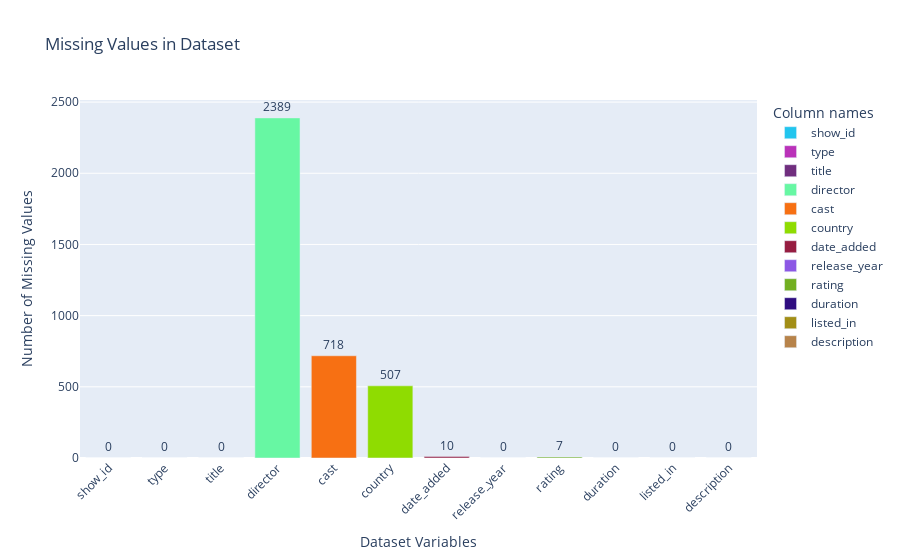

Write notebook code for a chart like this one.
### Code cell
# Calculate missing values for each column
missing_values = df.isnull().sum()

# Create a DataFrame for visualization
missing_df = pd.DataFrame({'Column names': missing_values.index, 'Missing Values': missing_values.values})

# Create a list of random colors
num_colors = len(missing_df)
colors = ["#" + ''.join([random.choice('0123456789ABCDEF') for j in range(6)]) for i in range(num_colors)]

# Create a bar chart using Plotly Express with random colors and count numbers
fig = px.bar(missing_df, x='Column names', y='Missing Values', title='Missing Values in Dataset',
             color='Column names', color_discrete_sequence=colors, text='Missing Values')  # Added text for count numbers

# Customize the layout (optional)
fig.update_layout(xaxis_tickangle=-45, xaxis_title='Dataset Variables', yaxis_title='Number of Missing Values')
fig.update_traces(textposition='outside')  # Position count numbers outside the bars

# Show the plot
fig.show()

### Figure 1 — Plotly figure (JSON) as saved in the notebook; plotly's stock layout.template omitted (floating-point values rounded to 4 significant figures)
{"data": [{"hovertemplate": "Column names=%{x}<br>Missing Values=%{text}<extra></extra>", "legendgroup": "show_id", "marker": {"color": "#22C5EE", "pattern": {"shape": ""}}, "name": "show_id", "orientation": "v", "showlegend": true, "text": [0.0], "textposition": "outside", "type": "bar", "x": ["show_id"], "xaxis": "x", "y": [0], "yaxis": "y"}, {"hovertemplate": "Column names=%{x}<br>Missing Values=%{text}<extra></extra>", "legendgroup": "type", "marker": {"color": "#BA32B9", "pattern": {"shape": ""}}, "name": "type", "orientation": "v", "showlegend": true, "text": [0.0], "textposition": "outside", "type": "bar", "x": ["type"], "xaxis": "x", "y": [0], "yaxis": "y"}, {"hovertemplate": "Column names=%{x}<br>Missing Values=%{text}<extra></extra>", "legendgroup": "title", "marker": {"color": "#702E7E", "pattern": {"shape": ""}}, "name": "title", "orientation": "v", "showlegend": true, "text": [0.0], "textposition": "outside", "type": "bar", "x": ["title"], "xaxis": "x", "y": [0], "yaxis": "y"}, {"hovertemplate": "Column names=%{x}<br>Missing Values=%{text}<extra></extra>", "legendgroup": "director", "marker": {"color": "#67F7A3", "pattern": {"shape": ""}}, "name": "director", "orientation": "v", "showlegend": true, "text": [2389.0], "textposition": "outside", "type": "bar", "x": ["director"], "xaxis": "x", "y": [2389], "yaxis": "y"}, {"hovertemplate": "Column names=%{x}<br>Missing Values=%{text}<extra></extra>", "legendgroup": "cast", "marker": {"color": "#F77013", "pattern": {"shape": ""}}, "name": "cast", "orientation": "v", "showlegend": true, "text": [718.0], "textposition": "outside", "type": "bar", "x": ["cast"], "xaxis": "x", "y": [718], "yaxis": "y"}, {"hovertemplate": "Column names=%{x}<br>Missing Values=%{text}<extra></extra>", "legendgroup": "country", "marker": {"color": "#8FDC01", "pattern": {"shape": ""}}, "name": "country", "orientation": "v", "showlegend": true, "text": [507.0], "textposition": "outside", "type": "bar", "x": ["country"], "xaxis": "x", "y": [507], "yaxis": "y"}, {"hovertemplate": "Column names=%{x}<br>Missing Values=%{text}<extra></extra>", "legendgroup": "date_added", "marker": {"color": "#961D41", "pattern": {"shape": ""}}, "name": "date_added", "orientation": "v", "showlegend": true, "text": [10.0], "textposition": "outside", "type": "bar", "x": ["date_added"], "xaxis": "x", "y": [10], "yaxis": "y"}, {"hovertemplate": "Column names=%{x}<br>Missing Values=%{text}<extra></extra>", "legendgroup": "release_year", "marker": {"color": "#8C58E5", "pattern": {"shape": ""}}, "name": "release_year", "orientation": "v", "showlegend": true, "text": [0.0], "textposition": "outside", "type": "bar", "x": ["release_year"], "xaxis": "x", "y": [0], "yaxis": "y"}, {"hovertemplate": "Column names=%{x}<br>Missing Values=%{text}<extra></extra>", "legendgroup": "rating", "marker": {"color": "#72AF21", "pattern": {"shape": ""}}, "name": "rating", "orientation": "v", "showlegend": true, "text": [7.0], "textposition": "outside", "type": "bar", "x": ["rating"], "xaxis": "x", "y": [7], "yaxis": "y"}, {"hovertemplate": "Column names=%{x}<br>Missing Values=%{text}<extra></extra>", "legendgroup": "duration", "marker": {"color": "#2F0D80", "pattern": {"shape": ""}}, "name": "duration", "orientation": "v", "showlegend": true, "text": [0.0], "textposition": "outside", "type": "bar", "x": ["duration"], "xaxis": "x", "y": [0], "yaxis": "y"}, {"hovertemplate": "Column names=%{x}<br>Missing Values=%{text}<extra></extra>", "legendgroup": "listed_in", "marker": {"color": "#A28E16", "pattern": {"shape": ""}}, "name": "listed_in", "orientation": "v", "showlegend": true, "text": [0.0], "textposition": "outside", "type": "bar", "x": ["listed_in"], "xaxis": "x", "y": [0], "yaxis": "y"}, {"hovertemplate": "Column names=%{x}<br>Missing Values=%{text}<extra></extra>", "legendgroup": "description", "marker": {"color": "#B7834A", "pattern": {"shape": ""}}, "name": "description", "orientation": "v", "showlegend": true, "text": [0.0], "textposition": "outside", "type": "bar", "x": ["description"], "xaxis": "x", "y": [0], "yaxis": "y"}], "layout": {"barmode": "relative", "legend": {"title": {"text": "Column names"}, "tracegroupgap": 0}, "title": {"text": "Missing Values in Dataset"}, "xaxis": {"anchor": "y", "categoryarray": ["show_id", "type", "title", "director", "cast", "country", "date_added", "release_year", "rating", "duration", "listed_in", "description"], "categoryorder": "array", "domain": [0, 1], "tickangle": -45, "title": {"text": "Dataset Variables"}}, "yaxis": {"anchor": "x", "domain": [0, 1], "title": {"text": "Number of Missing Values"}}}}
